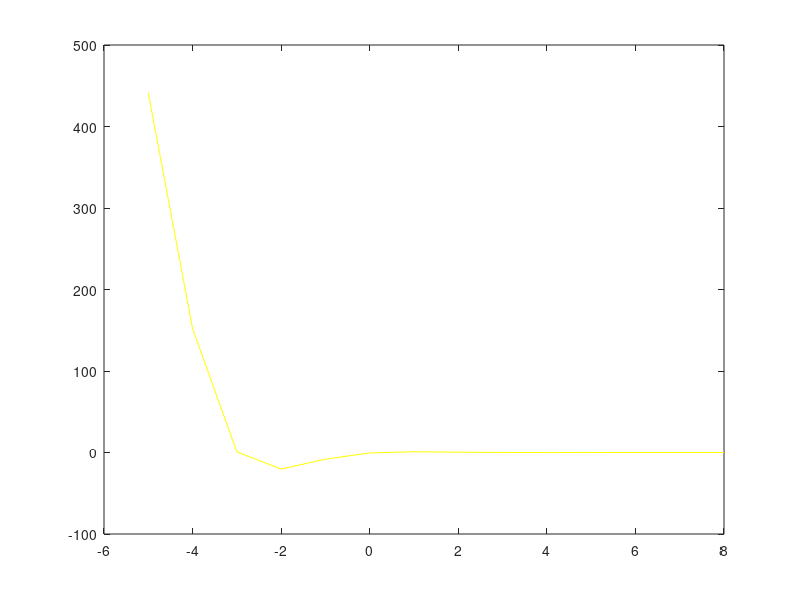

Reproduce this figure in MATLAB.
clc;
clear all;
close all;


f=@(x) exp(-x).*(3.25*sin(x)-0.5*cos(x));

a = 3;
b =4;
n=100;
tol = exp(-6);
A = [1 2 3 ; 4 5 6; 7 8 9];

for i=1:1:100
c = (a+b)/2;
table(i,:)=[a , b, c , f(a), f(b), f(c)];
if (abs(f(c))<tol)
    break;
end
    if ((f(a)*f(c))>0)
        a = c;
   
    else
        b = c;
    end

end

display(table);



x= [-5:8];
y = f(x);

plot(x,y,'y');
% plot(table, 'r')
